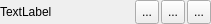
<?xml version="1.0" encoding="UTF-8"?>
<ui version="4.0">
 <class>DDEMpris2ItemWidget</class>
 <widget class="QWidget" name="DDEMpris2ItemWidget">
  <property name="geometry">
   <rect>
    <x>0</x>
    <y>0</y>
    <width>211</width>
    <height>24</height>
   </rect>
  </property>
  <property name="windowTitle">
   <string>Form</string>
  </property>
  <layout class="QHBoxLayout" name="horizontalLayout_2">
   <property name="leftMargin">
    <number>0</number>
   </property>
   <property name="topMargin">
    <number>0</number>
   </property>
   <property name="rightMargin">
    <number>0</number>
   </property>
   <property name="bottomMargin">
    <number>0</number>
   </property>
   <item>
    <widget class="ScrollLabel" name="label">
     <property name="text">
      <string>TextLabel</string>
     </property>
    </widget>
   </item>
   <item>
    <widget class="QWidget" name="widget" native="true">
     <property name="sizePolicy">
      <sizepolicy hsizetype="Fixed" vsizetype="Preferred">
       <horstretch>0</horstretch>
       <verstretch>0</verstretch>
      </sizepolicy>
     </property>
     <layout class="QHBoxLayout" name="horizontalLayout">
      <property name="spacing">
       <number>2</number>
      </property>
      <property name="leftMargin">
       <number>0</number>
      </property>
      <property name="topMargin">
       <number>0</number>
      </property>
      <property name="rightMargin">
       <number>0</number>
      </property>
      <property name="bottomMargin">
       <number>0</number>
      </property>
      <item>
       <widget class="QToolButton" name="prevButton">
        <property name="maximumSize">
         <size>
          <width>24</width>
          <height>24</height>
         </size>
        </property>
        <property name="text">
         <string>...</string>
        </property>
       </widget>
      </item>
      <item>
       <widget class="QToolButton" name="playPauseButton">
        <property name="maximumSize">
         <size>
          <width>24</width>
          <height>24</height>
         </size>
        </property>
        <property name="text">
         <string>...</string>
        </property>
       </widget>
      </item>
      <item>
       <widget class="QToolButton" name="nextButton">
        <property name="maximumSize">
         <size>
          <width>24</width>
          <height>24</height>
         </size>
        </property>
        <property name="text">
         <string>...</string>
        </property>
       </widget>
      </item>
     </layout>
    </widget>
   </item>
  </layout>
 </widget>
 <customwidgets>
  <customwidget>
   <class>ScrollLabel</class>
   <extends>QLabel</extends>
   <header>./widgets/ScrollLabel.h</header>
  </customwidget>
 </customwidgets>
 <resources/>
 <connections/>
</ui>
